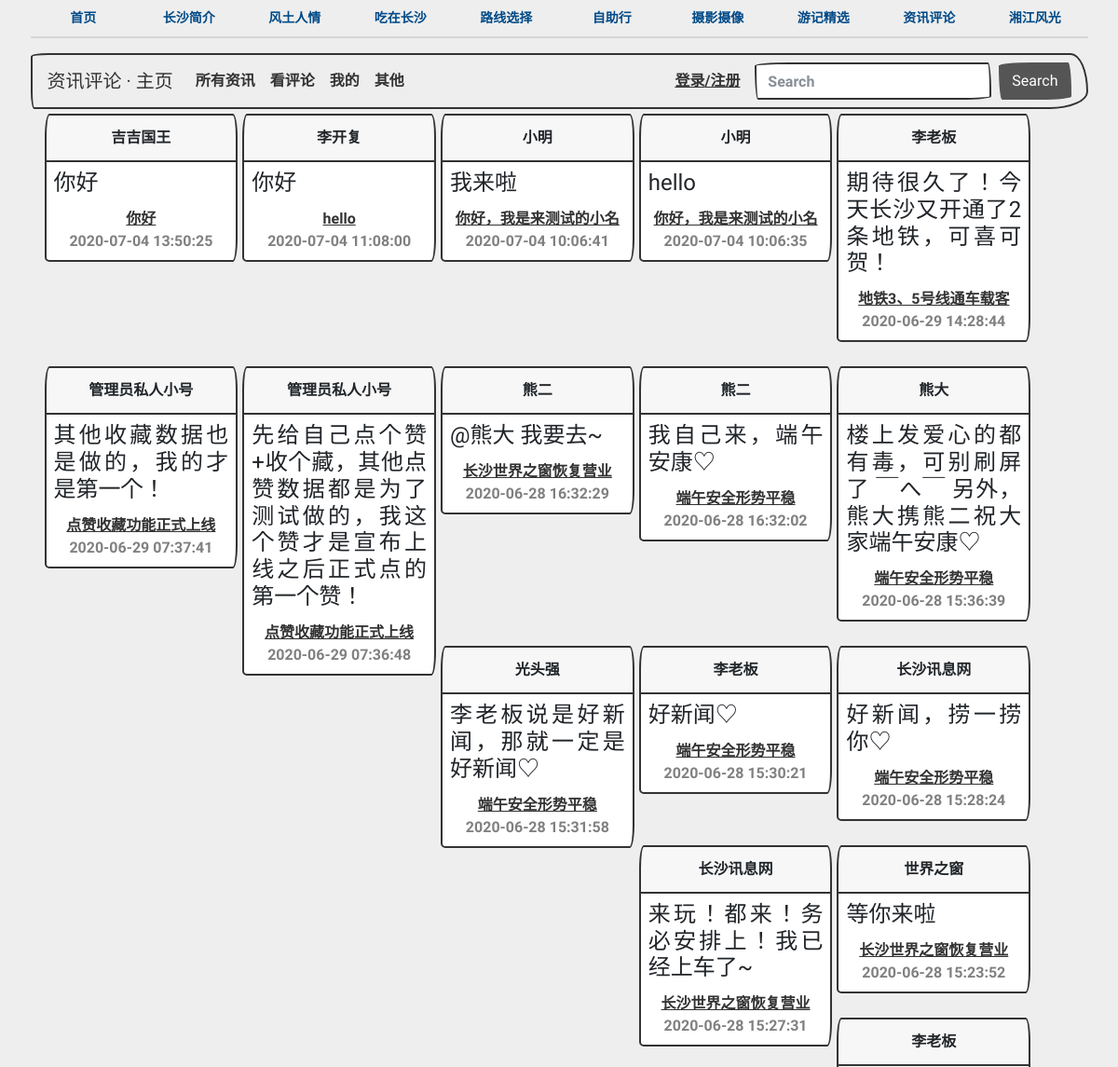
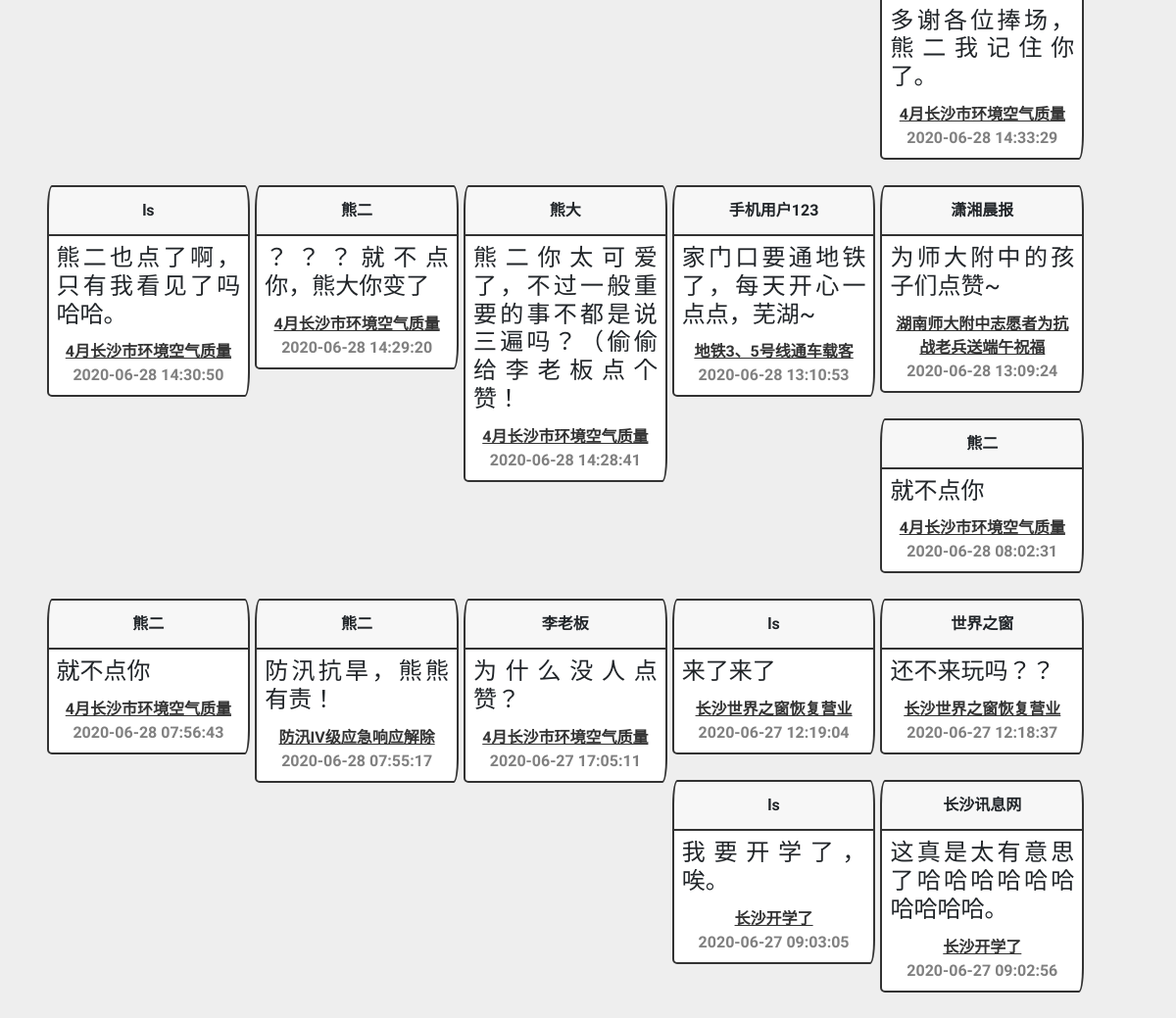
The page /index.php/client/forum/allComments on the database its author committed (2 pictures, top to bottom).
### tables this page shows
CREATE TABLE IF NOT EXISTS `wt_comments` (
  `id` int(4) NOT NULL auto_increment,
  `news_id` int(4) NOT NULL,
  `user_id` int(4) NOT NULL,
  `username` char(10) NOT NULL,
  `time` timestamp NOT NULL default CURRENT_TIMESTAMP,
  `words` varchar(80) NOT NULL,
  PRIMARY KEY  (`id`)
);

### application/controllers/client/forum.php (called while the page is built, shortened)
<?php
class Forum extends CI_Controller
{
    public function loadHeader($data)
    {
        if (!isset($data['mode'])) $data['mode'] = "";
        if (!isset($data['card_mode'])) $data['card_mode'] = "small";
        $data['client'] = $this->getClient();
        if (isset($data['theme'])) {
        } else if (isset($data['client']['theme'])) {
            $data['theme'] = $data['client']['theme'];
        } else $data['theme'] = "sketchy";
        $this->load->helper('form');
        $this->load->view('client/templets/header', $data);
        $this->load->view('client/forum/massages');
    }
    public function loadNav($data = null)
    {
        $this->load->view('client/templets/nav', $data);
        $this->load->view('client/forum/nav');
    }
    public function getClient($user_id = null)
    {
        if (!isset($user_id) and !isset($_SESSION['client'])) return;
        $this->load->model('forum_model', 'frmM');
        $client = $this->frmM->getClient($user_id);
        $client[0]['like'] = $this->frmM->varchar2array($client[0]['like']);
        $client[0]['star'] = $this->frmM->varchar2array($client[0]['star']);
        return $client[0];
    }
    public function allComments($news_id = null)
    {
        $this->load->model('forum_model', 'frmM');
        $data['myComments'] = $this->frmM->allComments();
        $this->load->view('client/forum/allComments');
    }
}

### index.php (called while the page is built, shortened)
<?php
require_once BASEPATH.'core/CodeIgniter.php';

### application/models/forum_model.php (called while the page is built, shortened)
<?php
class Forum_model extends CI_Model
{
    public function allComments()
    {
        $data = $this->db->get('comments')->result_array();
        for ($i = 0; $i < count($data); $i++) {
            $name = $this->db->where(array("id" => $data[$i]['user_id']))->get('clients')->result_array();
            $data[$i]['user_name'] = $name[0]['username'];
            $news = $this->db->where(array("id" => $data[$i]['news_id']))->get('news')->result_array();
            $data[$i]['news_biaoti'] = $news[0]['biaoti'];
        }
        return $data;
    }
}

### application/views/client/forum/allComments.php (the view, shortened to what this page needs)
<div id="allComments">
    <div id="masonry" class="container-fluid allComments">
        <?php foreach (array_reverse($myComments) as $c) { if($c['news_biaoti']=="") continue;?>
            <div class="box comments">
                <div class="card border-primary mb-3" style="max-width: 20rem;">
                    <div class="card-header"><?php echo  $c['user_name']; ?></div>
                    <div class="card-body">
                        <h4 class="card-title words"><?php echo $c['words']; ?></h4>
                        <a class="card-text" href="<?php echo site_url($controller . '/' . $c['news_id']) ?>"><?php echo $c['news_biaoti']; ?></a>
                        <br>
                        <a class="time"><?php echo $c['time']; ?></a>
                    </div>
                </div>
            </div>
        <?php } ?>
    </div>
</div>

### resources/client/css/header.css (style rules this page uses)
a { text-decoration: none; }

### resources/client/css/body.css (style rules this page uses)
body { background-color: #d8e3f6; margin: 0px; padding: 0px; text-align: center; font-size: 12px; font-family: Arial, Helvetica, sans-serif; }

### application/views/client/forum/nav.php (style rules this page uses)
body, .bg { background-color: #eee !important; }

### application/views/client/forum/allComments.php (style rules this page uses)
.allComments { margin-top: 5px; }
.allComments .box { margin-bottom: 10px; float: left; width: 18.8%; margin-right: 5px; }
.comments .words { text-align: justify; }
.comments .card-body { padding: 0.5rem; }
.comments .card-text { margin-bottom: 0.5rem; }
.comments .time { color: grey; }

### rows shown on the page
wt_comments: username "吉吉国王", words "你好", time "2020-07-04 13:50:25"
wt_comments: username "李开复", words "你好", news_biaoti "hello", time "2020-07-04 11:08:00"
wt_comments: username "小明", words "我来啦", news_biaoti "你好，我是来测试的小名", time "2020-07-04 10:06:41"
wt_comments: username "小明", words "hello", news_biaoti "你好，我是来测试的小名", time "2020-07-04 10:06:35"
wt_comments: username "李老板", words "期待很久了！今天长沙又开通了2条地铁，可喜可贺！", news_biaoti "地铁3、5号线通车载客", time "2020-06-29 14:28:44"
wt_comments: username "管理员私人小号", words "其他收藏数据也是做的，我的才是第一个！", news_biaoti "点赞收藏功能正式上线", time "2020-06-29 07:37:41"
wt_comments: username "管理员私人小号", words "先给自己点个赞+收个藏，其他点赞数据都是为了测试做的，我这个赞才是宣布上线之后正式点的第一个赞！", news_biaoti "点赞收藏功能正式上线", time "2020-06-29 07:36:48"
wt_comments: username "熊二", words "@熊大 我要去~", news_biaoti "长沙世界之窗恢复营业", time "2020-06-28 16:32:29"
wt_comments: username "熊二", words "我自己来，端午安康♡", news_biaoti "端午安全形势平稳", time "2020-06-28 16:32:02"
wt_comments: username "熊大", words "楼上发爱心的都有毒，可别刷屏了 ￣へ￣ 另外，熊大携熊二祝大家端午安康♡", news_biaoti "端午安全形势平稳", time "2020-06-28 15:36:39"
wt_comments: username "光头强", words "李老板说是好新闻，那就一定是好新闻♡", news_biaoti "端午安全形势平稳", time "2020-06-28 15:31:58"
wt_comments: username "李老板", words "好新闻♡", news_biaoti "端午安全形势平稳", time "2020-06-28 15:30:21"
wt_comments: username "长沙讯息网", words "好新闻，捞一捞你♡", news_biaoti "端午安全形势平稳", time "2020-06-28 15:28:24"
wt_comments: username "长沙讯息网", words "来玩！都来！务必安排上！我已经上车了~", news_biaoti "长沙世界之窗恢复营业", time "2020-06-28 15:27:31"
wt_comments: username "世界之窗", words "等你来啦", news_biaoti "长沙世界之窗恢复营业", time "2020-06-28 15:23:52"
wt_comments: username "李老板", words "多谢各位捧场，熊二我记住你了。", news_biaoti "4月长沙市环境空气质量", time "2020-06-28 14:33:29"
wt_comments: username "ls", words "熊二也点了啊，只有我看见了吗哈哈。", news_biaoti "4月长沙市环境空气质量", time "2020-06-28 14:30:50"
wt_comments: username "熊二", words "？？？就不点你，熊大你变了", news_biaoti "4月长沙市环境空气质量", time "2020-06-28 14:29:20"
wt_comments: username "熊大", words "熊二你太可爱了，不过一般重要的事不都是说三遍吗？（偷偷给李老板点个赞！", news_biaoti "4月长沙市环境空气质量", time "2020-06-28 14:28:41"
wt_comments: username "手机用户123", words "家门口要通地铁了，每天开心一点点，芜湖~", news_biaoti "地铁3、5号线通车载客", time "2020-06-28 13:10:53"
wt_comments: username "潇湘晨报", words "为师大附中的孩子们点赞~", news_biaoti "湖南师大附中志愿者为抗战老兵送端午祝福", time "2020-06-28 13:09:24"
wt_comments: username "熊二", words "就不点你", news_biaoti "4月长沙市环境空气质量", time "2020-06-28 08:02:31"
wt_comments: username "熊二", words "就不点你", news_biaoti "4月长沙市环境空气质量", time "2020-06-28 07:56:43"
wt_comments: username "熊二", words "防汛抗旱，熊熊有责！", news_biaoti "防汛IV级应急响应解除", time "2020-06-28 07:55:17"
wt_comments: username "李老板", words "为什么没人点赞？", news_biaoti "4月长沙市环境空气质量", time "2020-06-27 17:05:11"
wt_comments: username "ls", words "来了来了", news_biaoti "长沙世界之窗恢复营业", time "2020-06-27 12:19:04"
wt_comments: username "世界之窗", words "还不来玩吗？？", news_biaoti "长沙世界之窗恢复营业", time "2020-06-27 12:18:37"
wt_comments: username "ls", words "我要开学了，唉。", news_biaoti "长沙开学了", time "2020-06-27 09:03:05"
wt_comments: user_name "长沙讯息网", words "这真是太有意思了哈哈哈哈哈哈哈哈哈哈。", news_biaoti "长沙开学了", time "2020-06-27 09:02:56"
